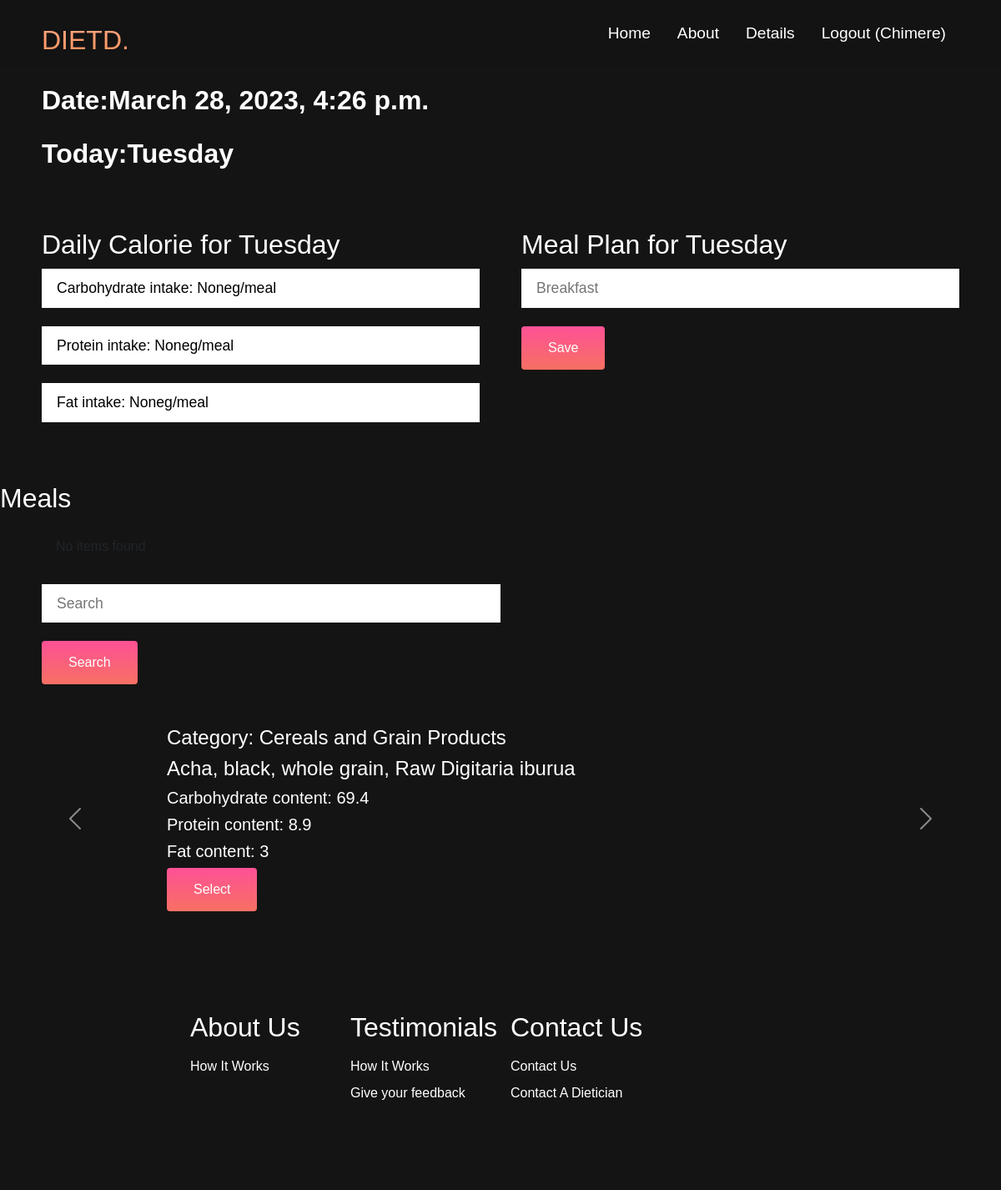
/breakfast/ (signed in), run on the app's committed database.
### diet/models.py (models this page shows, shortened)
class DCalorie(models.Model):
    user = models.ForeignKey(User, on_delete=models.CASCADE)
    carb_grams = models.CharField(max_length=100)
    protein_grams = models.CharField(max_length=100)
    fat_grams = models.CharField(max_length=100)
    meal_carb_gram = models.CharField(max_length=100, null=True)
    meal_protein_gram = models.CharField(max_length=100, null=True)
    meal_fat_gram = models.CharField(max_length=100, null=True)

class FoodList(models.Model):
    Category = models.CharField(max_length=10000)
    LocalName = models.CharField(max_length=20000000)
    EnglishName = models.CharField(max_length=20000000)
    ScientificName = models.CharField(max_length=20000000)
    ENERC_kJ = models.CharField(max_length=20000)
    ENERC_kcal = models.CharField(max_length=20000)
    WATER_g = models.CharField(max_length=20000)
    PROTCNT_g = models.CharField(max_length=20000)
    FATCE_g = models.CharField(max_length=20000)
    CHOCDF_g = models.CharField(max_length=20000)
    FIB_g = models.CharField(max_length=20000)
    ASH_g = models.CharField(max_length=20000)
    Ca_mg = models.CharField(max_length=20000)
    Fe_mg = models.CharField(max_length=20000)
    Mg_mg = models.CharField(max_length=20000)
    P_mg = models.CharField(max_length=20000)
    K_mg = models.CharField(max_length=20000)
    Na_mg = models.CharField(max_length=20000)
    Zn_mg = models.CharField(max_length=20000)
    Cu_mg = models.CharField(max_length=20000)
    Mn_mg = models.CharField(max_length=20000)
    VIT_A_RAE_mcg = models.CharField(max_length=20000)
    RETOL_mcg = models.CharField(max_length=20000)
    CARTB_mcg = models.CharField(max_length=20000)
    VITDEQ_mcg = models.CharField(max_length=20000)
    VITE_mg = models.CharField(max_length=20000)
    THIA_mg = models.CharField(max_length=20000)
    RIBF_mg = models.CharField(max_length=20000)
    NIAEQ_mg = models.CharField(max_length=20000)
    VIT_B6_mg = models.CharField(max_length=20000)
    FOL_mcg = models.CharField(max_length=20000)
    VITB12_mcg = models.CharField(max_length=20000)
    VITC_mg = models.CharField(max_length=20000)
    SearchName = models.CharField(max_length=2000000000)

### diet/views.py (the view)
# urls.py: path('breakfast/', views.breakfast, name='breakfast'),
def breakfast(request):
    items = FoodList.objects.all()
    calories = DCalorie.objects.get(user=request.user)
    current_time = timezone.now()
    current_day = current_time.strftime('%A')
    query = request.GET.get('search_food')
    if query:
        results = FoodList.objects.filter(SearchName__icontains=query).first()
    else:
        results = []
        messages.error(request, 'No items found')
    return render(request, 'diet/breakfast.html', {'current_time': current_time, 'current_day': current_day,
                                                   'calories': calories, 'items': items, 'results': results})

### diet/templates/diet/breakfast.html (shortened to what this page needs)
{% load static %}
<!DOCTYPE html>
<html lang="en">
<head>
    <link href="https://cdn.jsdelivr.net/npm/bootstrap@5.2.3/dist/css/bootstrap.min.css" rel="stylesheet">
    <link rel="stylesheet" href="{% static 'css/style.css' %}"/>
</head>
<body>
<nav class="navbar">
    <div class="navbar__container">
        <a href="/" id="navbar__logo">DIETD.</a>
        <ul class="navbar__menu">
            <li class="navbar__item">
                <a href="{% url 'diet:home' %}" class="navbar__links">Home</a>
            </li>
            <li class="navbar__item">
                <a href="{% url 'diet:about' %}" class="navbar__links">About</a>
            </li>
            {% if user.is_authenticated %}
                <li class="navbar__item">
                    <a class="navbar__links" href="{% url 'diet:details' %}">
                    Details
                    </a>
                </li>
                <li class="navbar__item">
                    <a class="navbar__links" href="{% url 'diet:logoutaccount' %}">
                    Logout ({{ user.username }})
                    </a>
                </li>
            {% endif %}
        </ul>
    </div>
</nav>
    <div class="main">
      <div class="main__container">
            <div class="main__content">
                <p>Date:{{current_time}}</p>
                <p>Today:{{ current_day}}</p>
            </div>
      </div>
      <div class="form_container">
          <div class="section1">
              <h1 class="create_page">Daily Calorie for {{current_day}}</h1>
                <form method="POST" class="main__form">
                    <input type="text" name="carbohydrate" value="Carbohydrate intake: {{ calories.meal_carb_gram }}g/meal"
                           class="main__field">
                    <br>
                    <input type="text" name="protein" value="Protein intake: {{ calories.meal_protein_gram }}g/meal"
                           class="main__field">
                    <br>
                    <input type="text" name="fat" value="Fat intake: {{ calories.meal_fat_gram }}g/meal" class="main__field">
                    <br>
                </form>
          </div>
          <div class="section2">
              <h1 class="create_page">Meal Plan for {{current_day}}</h1>
                <form method="POST" class="main__form">
                    <input type="text" name="breakfast" placeholder="Breakfast" class="main__field">
                    <br>
                     <button type="submit" class="main__btn"><span>Save</span></button>
                </form>
          </div>
      </div>
        <h1 class="create_page">Meals</h1>
      <div class="main__container">
            <div class="main__content">
                 {% if messages %}
                    {% for message in messages %}
                        <div class="alert alert-{{ message.tags }}">
                        </div>
                    {% endfor %}
                 {% endif %}
                <form method="get">
                    <input type="text" name="search_food" placeholder="Search" class="main__field">
                    <button class="main__btn"><span>Search</span></button>
                </form>
            </div>
      </div>
      <div id="carouselExampleAutoplaying" class="carousel slide" data-bs-ride="carousel">
        <div class="carousel-inner">
            {% if query %}
                {% for item in results %}
                    <div class="carousel-item {% if forloop.first %} active {% endif %}">
                        <h4 class="d-block w-100">Category: {{ item.Category }}</h4>
                        <h4 class="d-block w-100">{{ item.SearchName }}</h4>
                        <h5 class="d-block w-100">Carbohydrate content: {{ item.CHOCDF_g }}</h5>
                        <h5 class="d-block w-100">Protein content: {{ item.PROTCNT_g }}</h5>
                        <h5 class="d-block w-100">Fat content: {{ item.FATCE_g }}</h5>
                        <button type="submit" class="main__btn"><span>Select</span></button>
                    </div>
                {% endfor %}
            {% else %}
                {% for item in items %}
                    <div class="carousel-item {% if forloop.first %} active {% endif %}">
                        <h4 class="d-block w-100">Category: {{ item.Category }}</h4>
                        <h4 class="d-block w-100">{{ item.SearchName }}</h4>
                        <h5 class="d-block w-100">Carbohydrate content: {{ item.CHOCDF_g }}</h5>
                        <h5 class="d-block w-100">Protein content: {{ item.PROTCNT_g }}</h5>
                        <h5 class="d-block w-100">Fat content: {{ item.FATCE_g }}</h5>
                        <button type="submit" class="main__btn"><span>Select</span></button>
                    </div>
                {% endfor %}
            {% endif %}
        </div>
        <button class="carousel-control-prev" type="button" data-bs-target="#carouselExampleAutoplaying" data-bs-slide="prev">
            <span class="carousel-control-prev-icon" aria-hidden="true"></span>
        </button>
        <button class="carousel-control-next" type="button" data-bs-target="#carouselExampleAutoplaying" data-bs-slide="next">
            <span class="carousel-control-next-icon" aria-hidden="true"></span>
        </button>
      </div>
        <br>
    </div>
    <div class="footer__container">
        <div class="footer__links">
            <div class="footer__link--wrapper">
                <div class="footer__link--items">
                    <h2>About Us</h2>
                    <a href="{% url 'diet:about' %}">How It Works</a>
                </div>
                <div class="footer__link--items">
                    <h2>Testimonials</h2>
                    <a href="{% url 'diet:about' %}">How It Works</a>
                    <a href="{% url 'diet:testimony' %}">Give your feedback</a>
                </div>
                <div class="footer__link--items">
                    <h2>Contact Us</h2>
                    <a href="{% url 'diet:contactus' %}">Contact Us</a>
                    <a href="{% url 'diet:contactus2' %}">Contact A Dietician</a>
                </div>
            </div>
        </div>
    </div>
</body>
</html>

### diet/static/css/style.css (style rules this page uses)
* { box-sizing: border-box; margin: 0; padding: 0; font-family: 'Kumbh Sans', sans-serif; }
.navbar { background: #131313; height: 80px; display: flex; justify-content: center; align-items: center; font-size: 1.2rem; position: sticky; top: 0; z-index: 999; }
.navbar__container { display: flex; justify-content: space-between; height: 80px; z-index: 1; width: 100%; max-width: 1300px; margin: 0 auto; padding: 0 50px; }
#navbar__logo { background-color: #ff8177; background-image: linear-gradient(to top, #ff8844 0%, #ffb199 100%); background-size: 100%; -webkit-background-clip: text; -moz-background-clip: text; -webkit-text-fill-color: transparent; -moz-text-fill-color: transparent; display: flex; align-items: center; cursor: pointer; text-decoration: none; font-size: 2rem; }
.navbar__menu { display: flex; align-items: center; list-style: none; text-align: center; }
.navbar__item { height: 80px; }
.navbar__links { color: #fff; display: flex; align-items: center; justify-content: center; text-decoration: none; padding: 0 1rem; height: 100%; }
.main { background-color: #141414; }
.main__container { display: grid; grid-template-columns: 1fr 1fr; align-items: center; justify-self: center; margin: 0 auto; background-color: #141414; z-index: 1; width: 100%; max-width: 1300px; padding: 0 50px; padding-bottom: 50px; }
.form_container { display: grid; grid-template-columns: 1fr 1fr; margin: 0 auto; width: 100%; max-width: 1300px; padding: 0 50px; padding-bottom: 50px; column-gap: 50px; }
.create_page { font-size: 2rem; color: #fff; margin-bottom: 10px; }
.main__content p { margin-top: 1rem; font-size: 2rem; font-weight: 700; color: #fff; }
.main__field { width: 100%; padding: 0.5rem 1rem; outline: none; border: 2px solid rgba(0, 0, 0, 0); background-color: solid rgba(230, 230, 230, 0.6); font-size: 1.1rem; margin-bottom: 22px; transition: 0.3s; }
.main__btn { font-size: 1rem; background-image: linear-gradient(to top, #f77062 0%, #fe5196 100%); padding: 14px 32px; border: none; border-radius: 4px; color: #fff; cursor: pointer; position: relative; transition: all 0.35s; outline: none; }
.main__btn span { position: relative; z-index: 5; color: #fff; text-decoration: none; }
.main__btn:after { position: absolute; content: ''; top: 0; left: 0; width: 0; height: 100%; background: #4837ff; color: #fff; transition: all 0.35s; border-radius: 4px; }
.footer__container { background-color: #141414; padding: 5rem 0; display: flex; flex-direction: column; justify-content: center align-items: center; }
.footer__links { width: 100%; max-width: 1000px; display: flex; justify-content: center; }
.footer__link--wrapper { display: flex; }
.footer__link--items { display: flex; flex-direction: column; align-items: flex-start; margin: 16px; text-align: left; width: 160px; box-sizing: border-box; }
.footer__link--items h2 { margin-bottom: 16px; }
.footer__link--items > h2 { color: #fff; }
.footer__link--items a { color: #fff; text-decoration: none; margin-bottom: 0.5rem; }

### diet/templates/diet/breakfast.html (style rules this page uses)
.carousel-item h4, .carousel-item h5 { color: white; }
.carousel-inner { max-width: 800px; margin: 0 auto; }

### data on the page
DCalorie: carbohydrate "Carbohydrate intake: Noneg/meal", protein "Protein intake: Noneg/meal", fat "Fat intake: Noneg/meal"
FoodList: Category "Cereals and Grain Products", SearchName "Acha, black, whole grain, Raw Digitaria iburua", CHOCDF_g "69.4", PROTCNT_g "8.9", FATCE_g "3"

### other printed values
{{ user.username }} "Chimere"
